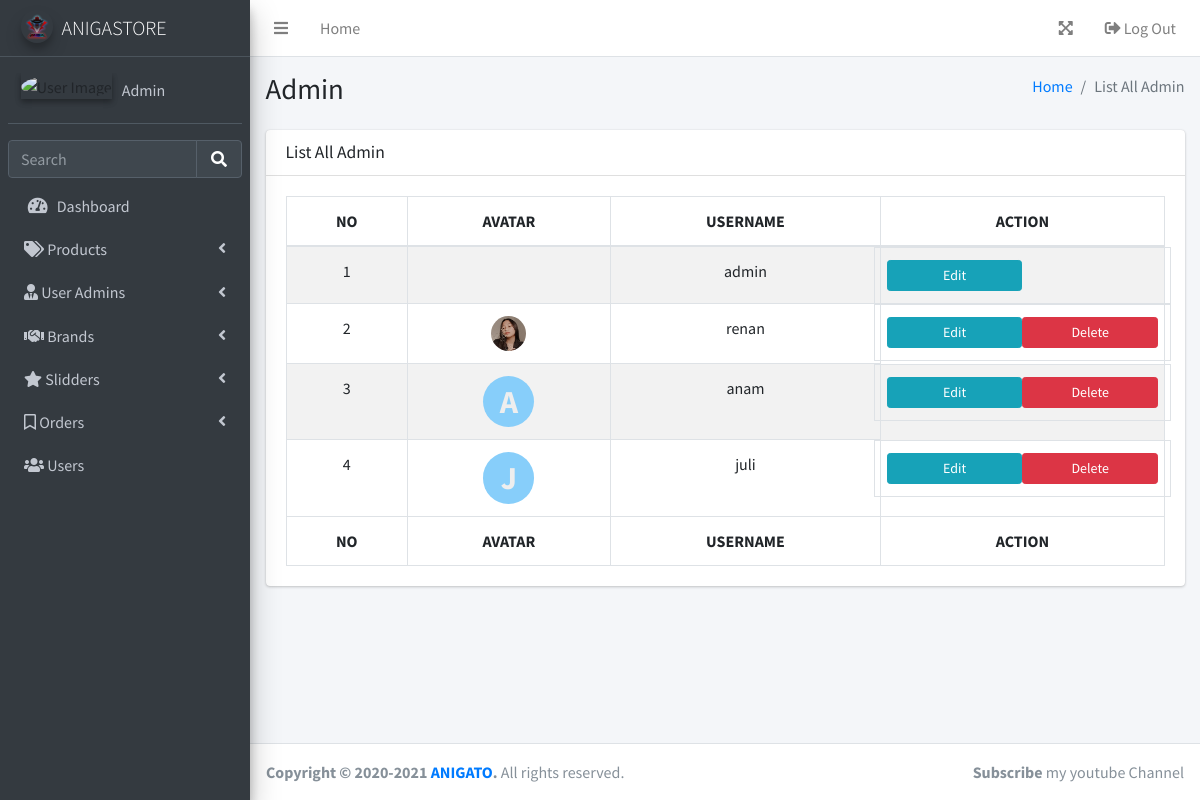
The page /layouts/backend/admins/index.php (signed in) on the database its author committed.
### tables this page shows
CREATE TABLE `user_admin` (
  `id` int(11) NOT NULL,
  `username` varchar(20) NOT NULL,
  `password` varchar(256) NOT NULL,
  `img` varchar(50) DEFAULT NULL
);

### layouts/backend/admins/index.php (the view, shortened to what this page needs)
<?php
require '../function.php';
$admin = query("select*from user_admin");
?>
<!DOCTYPE html>
<html lang="en">
<head>
    <?php require_once '../../../themes/backend/parts/link-header.php' ?>
</head>
<body class="hold-transition sidebar-mini layout-fixed layout-navbar-fixed">
    <div class="wrapper">
        <?php require_once '../../../themes/backend/parts/navbar.php'; ?>
        <?php require_once '../../../themes/backend/parts/sidebar.php'; ?>
        <div class="content-wrapper">
            <section class="content-header">
                <div class="container-fluid">
                    <div class="row mb-2">
                        <div class="col-sm-6">
                            <h1>Admin</h1>
                        </div>
                        <div class="col-sm-6">
                            <ol class="breadcrumb float-sm-right">
                                <li class="breadcrumb-item"><a href="#">Home</a></li>
                                <li class="breadcrumb-item active">List All Admin</li>
                            </ol>
                        </div>
                    </div>
                </div>
            </section>
            <section class="content">
                <div class="container-fluid">
                    <div class="row">
                        <div class="col-12">
                            <div class="card">
                                <div class="card-header">
                                    <h3 class="card-title">List All Admin</h3>
                                </div>
                                <div class="card-body">
                                    <table id="example1" class="table table-bordered table-striped">
                                        <thead>
                                            <tr class="text-center">
                                                <th>NO</th>
                                                <th>AVATAR</th>
                                                <th>USERNAME</th>
                                                <th>ACTION</th>
                                            </tr>
                                        </thead>
                                        <tbody>
                                            <?php $i = 1; ?>
                                            <?php foreach ($admin as $row) : ?>
                                                <tr class="text-center">
                                                    <td><?= $i++; ?></td>
                                                    <td>
                                                        <?php if(empty($row["img"])) :?>
                                                        <div class="mx-auto">
                                                            <?=getProfilePicture($row["username"])?>
                                                        </div>
                                                        <?php else : ?>
                                                        <img src="../../../assets/img/users/<?= $row["img"]; ?>" alt="" class="img-tumbnail img-circle" width="35rem">
                                                        <?php endif?>
                                                    </td>
                                                    <td><?= $row["username"]; ?></td>
                                                    <td rowspan="2" class="row">
                                                        <?php if($_SESSION["username"] == 'admin') : ?>
                                                            <a href="edit.php?id=<?= $row['id']; ?>" class="btn btn-sm btn-info col-md-6 update-link">Edit</a>
                                                            <?php if($row["username"] != 'admin') : ?>
                                                            <a href="delete.php?id=<?= $row['id'] ?>" class="btn btn-sm btn-danger col-md-6 delete-link">Delete</a>
                                                            <?php endif; ?>
                                                        <?php endif; ?>
                                                    </td>
                                                </tr>
                                            <?php endforeach; ?>
                                        </tbody>
                                        <tfoot>
                                            <tr class="text-center">
                                                <th>NO</th>
                                                <th>AVATAR</th>
                                                <th>USERNAME</th>
                                                <th>ACTION</th>
                                            </tr>
                                        </tfoot>
                                    </table>
                                </div>
                            </div>
                        </div>
                    </div>
            </section>
        </div>
        <?php require_once '../../../themes/backend/parts/footer.php'; ?>
    </div>
</body>
</html>

### php/function.php (shortened to what this page needs)
<?php
function koneksi()
{
    $conn = mysqli_connect("localhost", "root", "");
    mysqli_select_db($conn, "pw_tubes_203040096");
    return $conn;
}
function query($sql)
{
    $conn = koneksi();
    $res = mysqli_query($conn, "$sql");
    $rows = [];
    while ($row = mysqli_fetch_assoc($res)) {
        $rows[] = $row;
    }
    return $rows;
}
function getProfilePicture($name)
{
    $name_slice = explode(' ', $name);
    $name_slice = array_filter($name_slice);
    $initials = '';
    $initials .= (isset($name_slice[0][0])) ? strtoupper($name_slice[0][0]) : '';
    return '<div class="profile-pic mx-auto">' . $initials . '</div>';
}

### css/backend/style.css (style rules this page uses)
.profile-pic { background: lightskyblue; color: #eeeeee; border-radius: 50%; height: 3.2rem; width: 3.2rem; display: flex; align-items: center; justify-content: center; font-weight: bold; font-size: 2rem; }

### rows shown on the page
user_admin: username "admin"
user_admin: img (picture), username "renan"
user_admin: username "A", username "anam"
user_admin: username "J", username "juli"

### other values the page prints
$_SESSION['username'] "Admin"
